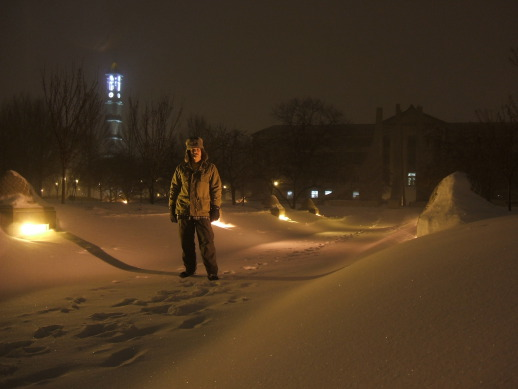
%> input picture P1-snow.jpg, 518 x 389 px
$ octave main_P1.m   (GNU Octave 9; MATLAB toolbox functions it lacks are replaced by stand-ins)
%> lines starting %> are read from the running program, lines starting %| are printed output that depends on the picture
%> further down, img is the input picture: size 389x518x3 uint8; mean R, G, B 72.5, 53, 32.2
### myhisteq.m
function J = myhisteq(I)
% This function will perform Histogram Equalization

% Convert image to HSV format
imgHSV = rgb2hsv(I);
%> imgHSV: size 389x518x3 double; mean H, S, V 0.0894, 0.539, 0.284

% Extract the V portion of the HSV
vChannel = imgHSV(:,:,3);
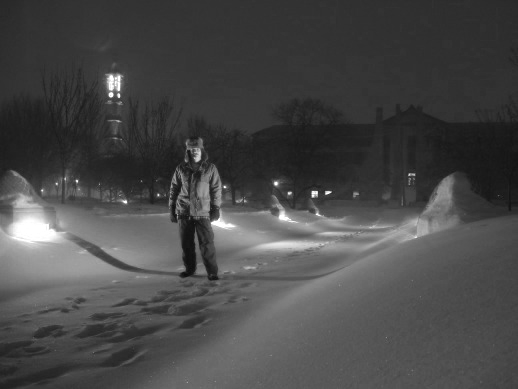
%> vChannel: size 389x518 double; min 0.0471, max 1, mean 0.284


% Create a histogram
[counts , binLocs] = imhist(vChannel);
%> counts = 256 values, max 7771 at index 52, min 0 at index 1, mean 787.1; binLocs = 256 values from 0 to 1

cumHisto = cumsum(counts);
%> cumHisto = 256 values from 0 to 201502
cdf = cumHisto(1);
%> cdf = 0

% Create an empty array filled with zeroes
W = zeros(size(vChannel , 1) , size(vChannel, 2));


% Fill the empty array
for i = 1:length(binLocs),

   % Create array to show every location where
   % the selected bin locations matches the vChannel value
   selectedIndices = (vChannel==binLocs(i));

   % Use the genera histogram equalization formula found
   % on https://en.wikipedia.org/wiki/Histogram_equalization
   new = round(255*(cumHisto(i) - cdf) / ((size(vChannel, 1) * size(vChannel, 2)) - cdf));

   W(selectedIndices) = new;


end
%> this loop made 256 passes
%> new on passes 1 to 3: 0, 0, 0
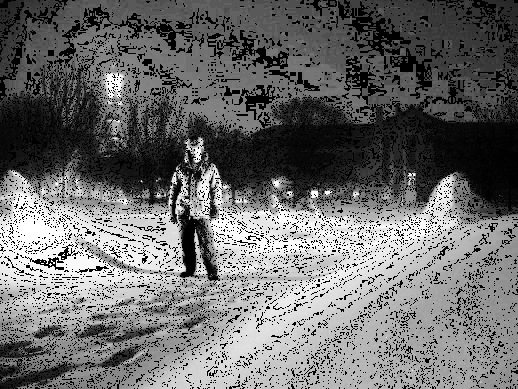
%> W: size 389x518 double; min 0, max 255, mean 108.1
% Occupy full range of 0..255, element by element
imgHSV = imgHSV.*255;
%> imgHSV: size 389x518x3 double; mean H, S, V 22.8, 137.3, 72.5
imhist(W);
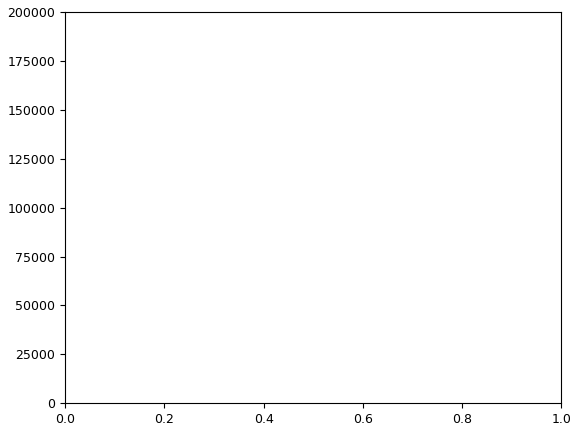
%> figure redrawn from the program's plot data; highest point at x = 1, y = 164458
% Inject W into the HSV
imgHSV(:,:,3) = W;
%> imgHSV: size 389x518x3 double; mean H, S, V 22.8, 137.3, 108.1

% Convert format and return.

imgHSV = uint8(imgHSV);
%> imgHSV: size 389x518x3 uint8; mean H, S, V 22.8, 137.3, 108.1
imgHSV = im2double(imgHSV);
%> imgHSV: size 389x518x3 double; mean H, S, V 0.0892, 0.539, 0.424
J = hsv2rgb(imgHSV);
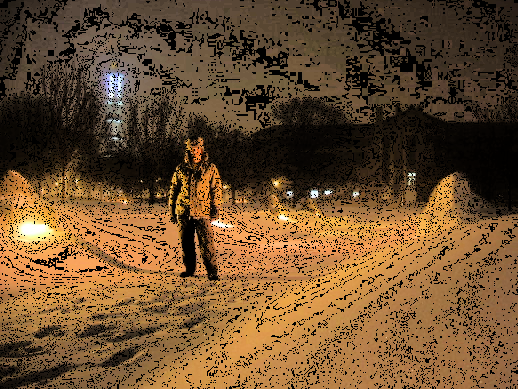
%> J: size 389x518x3 double; mean R, G, B 0.423, 0.308, 0.185

end

### main_P1.m
clear;

img = imread('P1-snow.jpg');
out = myhisteq(img);
imwrite(out, 'P1-snow-out.jpg')
